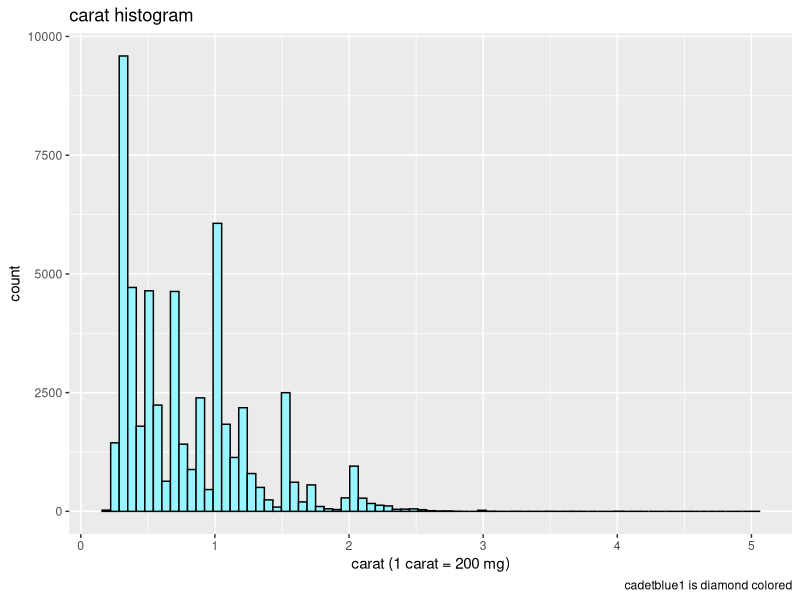
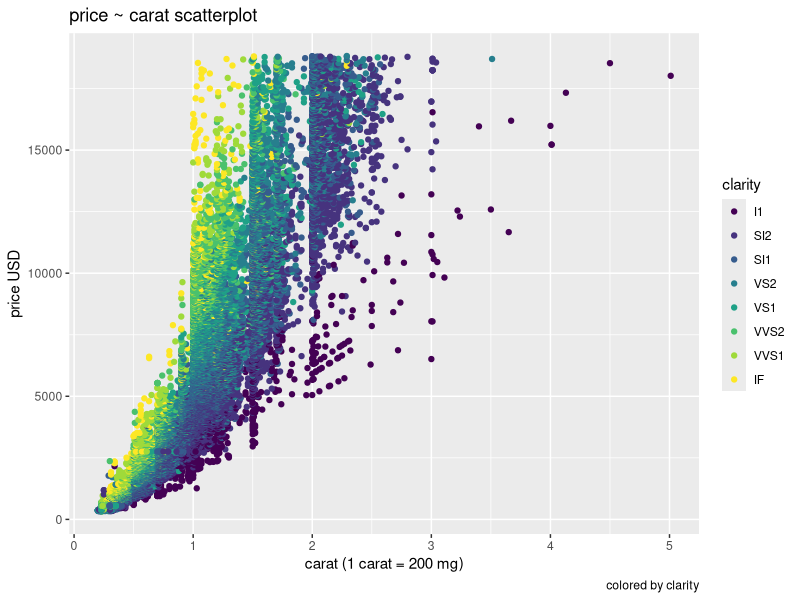
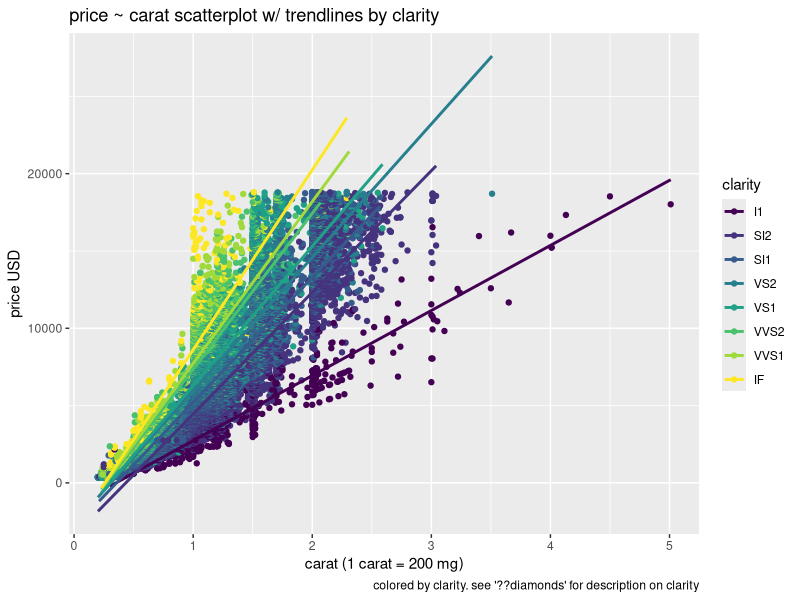
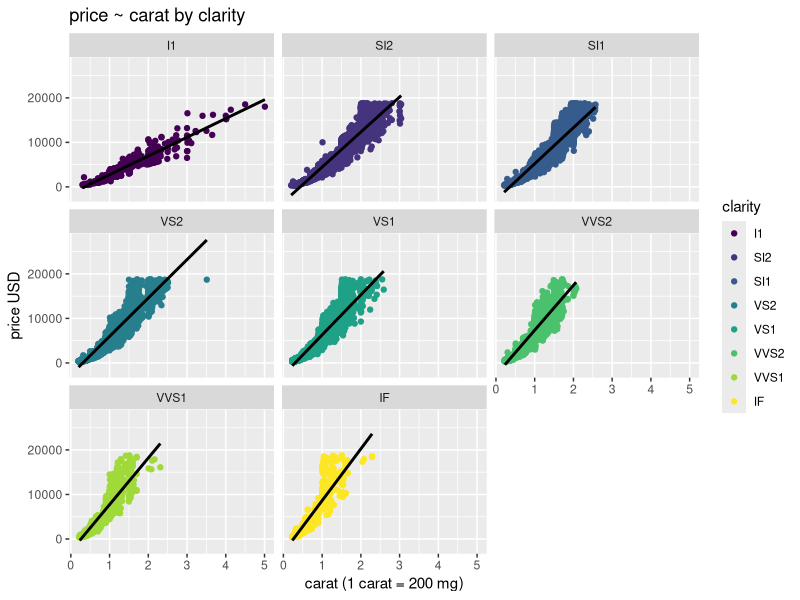
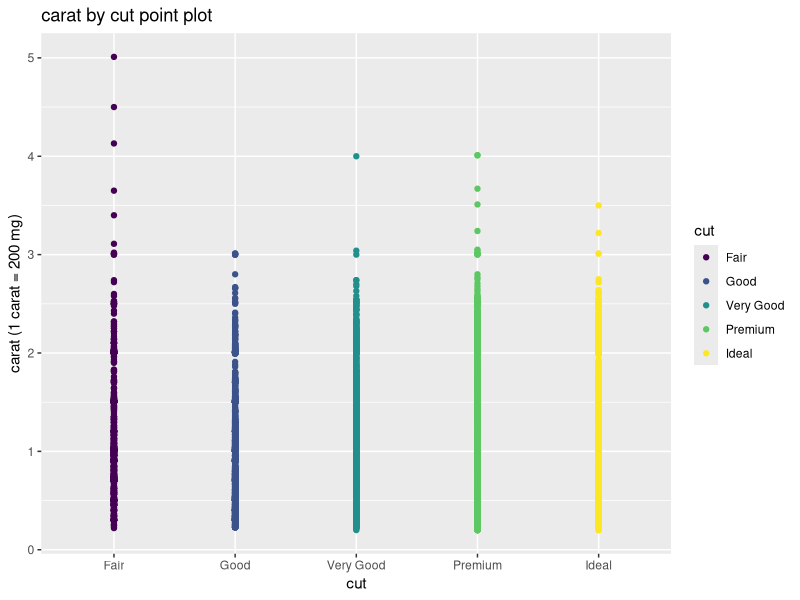
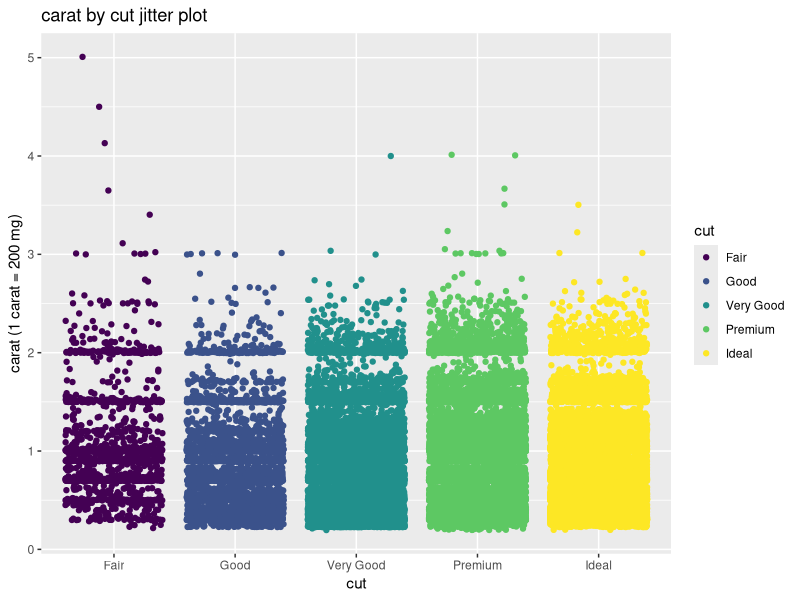
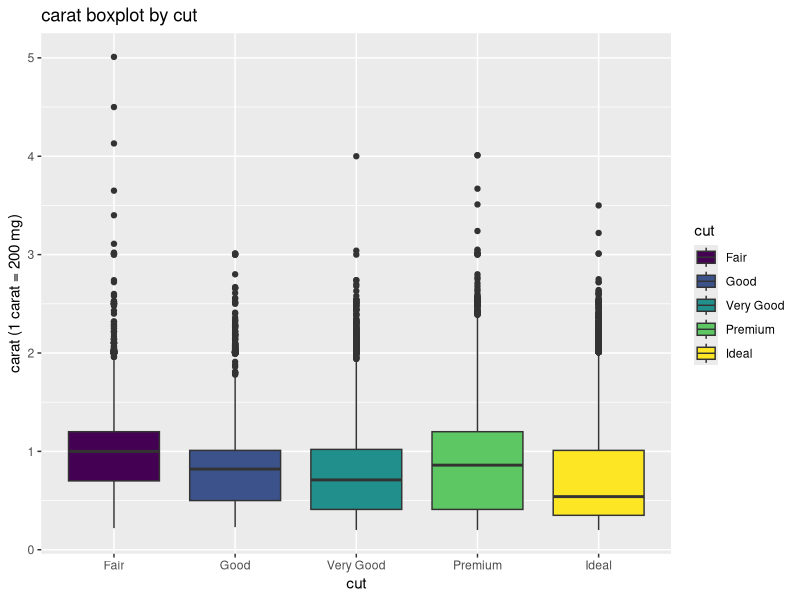
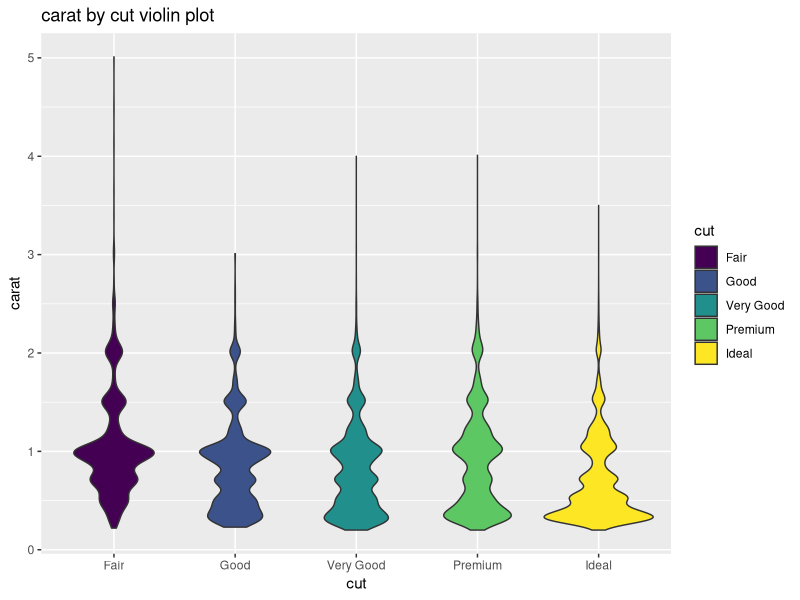

Generate these figures, in order, with R:
## ---- chunk 1
knitr::opts_chunk$set(echo = TRUE)
## ---- chunk 2
library(ggplot2)
data("diamonds")
x <- diamonds$carat
n <- length(x)
k <- 2 * (n)^(1/3)
h <- (max(x) - min(x)) / k
ggplot(data = diamonds) +
  geom_histogram(binwidth = h, mapping = aes(carat), 
                 colour = "black", fill = "cadetblue1") +
  labs(title = "carat histogram", x = "carat (1 carat = 200 mg)", 
       caption = "cadetblue1 is diamond colored")
## ---- chunk 3
ggplot(diamonds) +
  geom_point(mapping = aes(x = carat, y = price, color = clarity)) +
  labs(title = "price ~ carat scatterplot", y = "price USD", 
       x = "carat (1 carat = 200 mg)", caption = "colored by clarity")
## ---- chunk 4
ggplot(diamonds) +
  geom_point(mapping = aes(x = carat, y = price, color = clarity)) +
  geom_smooth(method = lm, se = FALSE, mapping = aes(x = carat, y = price, color = clarity)) + 
  labs(title = "price ~ carat scatterplot w/ trendlines by clarity", y = "price USD", 
       x = "carat (1 carat = 200 mg)", 
       caption = "colored by clarity. see '??diamonds' for description on clarity")
## ---- chunk 5
ggplot(diamonds, aes(x = carat, y = price)) +
  geom_point(mapping = aes(color = clarity)) +
  geom_smooth(method = lm, se = FALSE, color = "black") +
  facet_wrap(~clarity, nrow = 3) + 
  labs(title = "price ~ carat by clarity", x = "carat (1 carat = 200 mg)", 
       y = "price USD")
## ---- chunk 6
ggplot(diamonds, mapping = aes(x = cut, y = carat)) +
  geom_point(mapping = aes(color = cut)) + 
  labs(title = "carat by cut point plot", y = "carat (1 carat = 200 mg)")
## ---- chunk 7
ggplot(diamonds, mapping = aes(x = cut, y = carat)) +
  geom_jitter(mapping = aes(color = cut)) + 
  labs(title = "carat by cut jitter plot", y = "carat (1 carat = 200 mg)")
## ---- chunk 8
ggplot(diamonds, mapping = aes(x = cut, y = carat)) +
  geom_boxplot(mapping = aes(fill = cut)) + 
  labs(title = "carat boxplot by cut", y = "carat (1 carat = 200 mg)")
## ---- chunk 9
ggplot(diamonds, mapping = aes(x = cut, y = carat)) +
  geom_violin(aes(fill = cut)) + 
  labs(title = "carat by cut violin plot", aes(title = "topright"))
## ---- chunk 10
ggplot(diamonds) + 
  geom_bar(mapping = aes(x = clarity, fill = cut), position = "dodge") + 
  labs(title = "barplot by clarity and cut")
## ---- chunk 11
ggplot(diamonds) + 
  geom_bar(mapping = aes(clarity, fill = cut)) + 
  facet_grid(rows = vars(cut)) + 
  labs(title = "barplot by clarity faceted by cut", x = "clarity")
## ---- chunk 12
ggplot(diamonds, aes(x = carat, y = price, color = clarity)) +
  geom_smooth(formula = y ~ x, se = FALSE, method = lm) + 
  labs(title = "price ~ carat linear regression by clarity")
  
## ---- chunk 13
ggplot(diamonds) + 
  geom_boxplot(mapping = aes(y = price, x = clarity, color = cut)) + 
  labs(title = "boxplot price by clarity and cut")
## ---- chunk 14
# d1 <- which(diamonds$carat <= 1 & diamonds$carat >= 0)
# d2 <- which(diamonds$carat > 1 & diamonds$carat <= 2)
# d3 <- which(diamonds$carat > 2 & diamonds$carat <= 3)
# d4 <- which(diamonds$carat > 3)
# diamonds$fcarat <- diamonds$carat
# diamonds$fcarat[d1] <- "0"
# diamonds$fcarat[d2] <- "1"
# diamonds$fcarat[d3] <- "2"
# diamonds$fcarat[d4] <- "3"
# factor(diamonds$fcarat, levels = 0:3)
# diamonds$fcarat <- factor(diamonds$carat, levels = 0:3)
ggplot(data = subset(diamonds, subset = round(carat) < 4)) + 
  geom_boxplot(mapping = aes(y = price, x = as.factor(round(carat)), color = cut)) + 
  labs(title = "boxplot price by carat and cut", x = "carat")
## ---- chunk 15
ggplot(diamonds) +
  geom_histogram(binwidth = 0.1, mapping = aes(x = depth, y = ..density..)) + 
  facet_grid(rows = vars(cut)) + 
  labs(title = "density of depth variable facet by cut")
